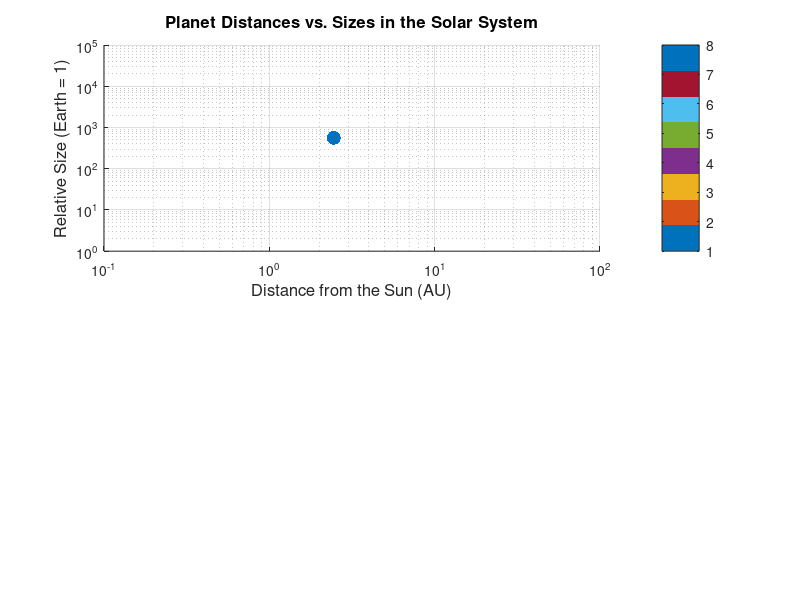

Here is the MATLAB script that generated this plot: (Note: this script raises an error after producing the figure.)
%Problem 4
% Making the vectors for each planet with their respecive sizes and
% distances
clear var 
clc
planet_names = {'Mercury', 'Venus', 'Earth', 'Mars', 'Jupiter', 'Saturn', 'Uranus', 'Neptune'};
planet_distances = [0.39, 0.72, 1.0, 1.52, 5.2, 9.58, 19.18, 30.07];  % in AU
planet_sizes = [0.055, 0.815, 1.0, 0.107, 317.8, 95.2, 14.5, 17.1];  % relative to Earth

% creates a figure for the sub plot 
figure('Position', [100, 100, 800, 600]);

% makes a scatter plot to seperate the plants by their size and distane
% apart
subplot(2, 1, 1);
scatter(planet_distances, planet_sizes * 50, 100, linspace(1, 8, numel(planet_names)), 'filled');
title('Planet Distances vs. Sizes in the Solar System', 'FontSize', 12);
xlabel('Distance from the Sun (AU)', 'FontSize', 12);
ylabel('Relative Size (Earth = 1)', 'FontSize', 12);
set(gca, 'XScale', 'log', 'YScale', 'log');
grid on;

%makes colored bars to seperate each planet
colormap(lines(numel(planet_names)));
c = colorbar;
c.Ticks = linspace(1, 8, numel(planet_names));
c.TickLabels = planet_names;
c.Label.String = 'Planets';

% makes a chart of the planets 
subplot(2, 1, 2);
bar(planet_distances, 'FaceColor', 'green');
set(gca, 'XTickLabel', planet_names);
title('Distances of Planets from the Sun', 'FontSize', 12);
xlabel('Planets', 'FontSize', 12);
ylabel('Distance from the Sun (AU)', 'FontSize', 12);
grid on;

% Saves the picture
saveas(gcf, 'solar_system_visualization.png');